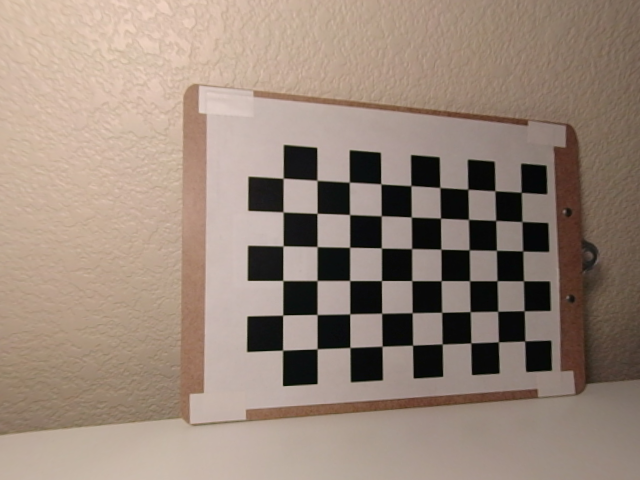
#> input picture output/task_2/Left remap 0.png, 640 x 480 px; its folder holds 2 pictures in this run
$ python Task2.py   (older library calls are emulated)
#> lines starting #> are read from the running program, lines starting #| are printed output that depends on the picture; long printed decimals are rounded
#input the file path
import cv2
import numpy as np
import glob
import argparse
# from mpl_toolkits.mplot3d import Axes3D
# import matplotlib.pyplot as plt
import sys
class StereoCalibrate(object):
    def __init__(self, filepath):
        self.read_Imagefile('/home/sarthake/project_2a/images/task_2/')


    def read_Imagefile(self, img_path):
        #img_path='/home/omkar/Desktop/Project2a/project_2a/images/task_2/*'
        #Add termination criteria
#> called with img_path = '/home/sarthake/project_2a/images/task_2/'
        self.criteria = (cv2.TERM_CRITERIA_EPS + cv2.TERM_CRITERIA_MAX_ITER, 30, 0.001)
        self.criteria_cal = (cv2.TERM_CRITERIA_EPS + cv2.TERM_CRITERIA_MAX_ITER, 100, 1e-5)

        #Prepare the object points
        self.objectpoint = np.zeros((9*6, 3), np.float32)
        self.objectpoint[:, :2] = np.mgrid[0:9, 0:6].T.reshape(-1, 2)

        #Array for object point
        self.objectArray=[]

        #Array for image points - left image points
        self.imagePoint_Left=[]

        #Array for image points - right image points
        self.imgePoint_Right=[]

        #subpixel for right and left
        self.imagePoint_Left_subpix=[]
        self.imagePoint_Right_subpix=[]


        #Fetch the all images from right camera
        #/home/omkar/Desktop/Project2a/project_2a/images
        image_right = glob.glob(img_path+'right*.png')

        #Fetch the all images from left camera
        image_left = glob.glob(img_path+'left*.png')

        #sort the images
        image_right.sort()
        image_left.sort()

        for p,fPath in enumerate(image_right):

            #Load the image
            element_image_left = cv2.imread(image_left[p])
#> element_image_left is the input picture: shape (480, 640, 3); mean B, G, R 121.9, 134.9, 153
            element_image_right = cv2.imread(image_right[p])
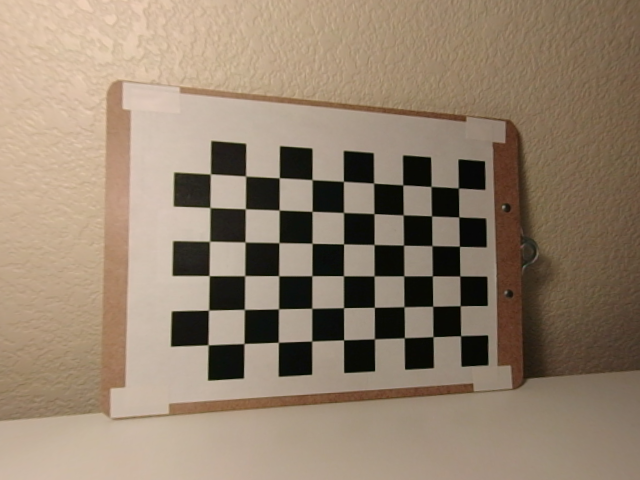
#> input picture output/task_2/Right remap 0.png, 640 x 480 px
#> element_image_right is the input picture: shape (480, 640, 3); mean B, G, R 110.7, 130.3, 148.3

            #Chage color space to Gray -left
            gray_img_left = cv2.cvtColor(element_image_left, cv2.COLOR_BGR2GRAY)
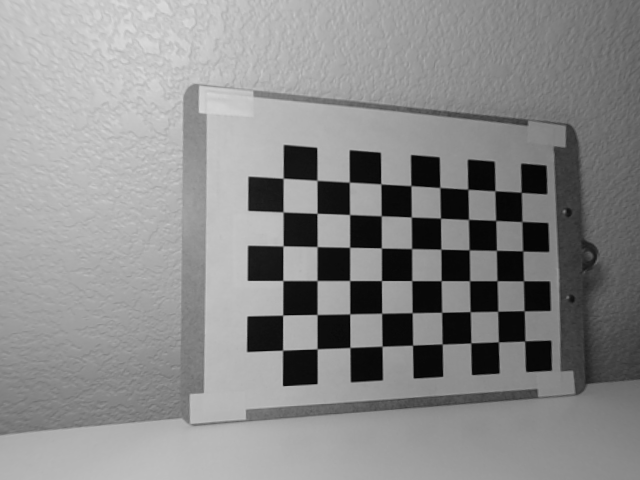
#> gray_img_left: shape (480, 640); min 2, max 219, mean 138.8

            #Chage color space to Gray -right
            gray_img_right = cv2.cvtColor(element_image_right, cv2.COLOR_BGR2GRAY)
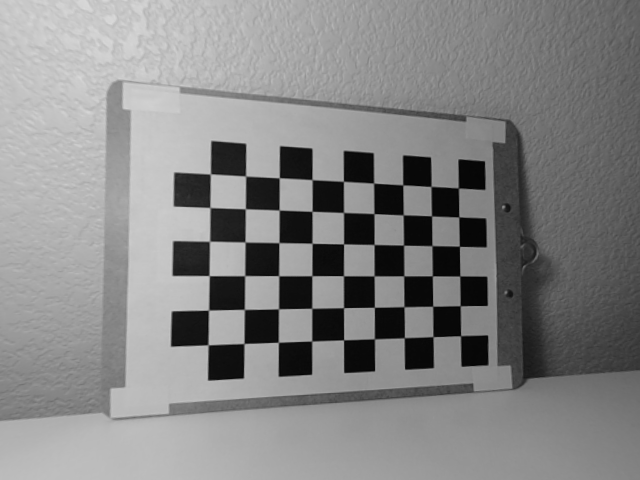
#> gray_img_right: shape (480, 640); min 2, max 217, mean 133.4

            #Find the chess board corners - left
            left_ret, left_corners = cv2.findChessboardCorners(gray_img_left, (9, 6), None)
#> left_ret = True; left_corners = 54 rows, first 8: [524.8, 341], [498.3, 341.9], [470.9, 342.8], [441.8, 343.8], [412.5, 345.2], [382, 346.1], [349.7, 347.7], [316.8, 348.7]

            # Find the chess board corners - right
            right_ret, right_corners = cv2.findChessboardCorners(gray_img_right, (9, 6), None)
#> right_ret = True; right_corners = 54 rows, first 8: [460.4, 335.9], [433, 336.5], [404.2, 337.7], [374.5, 339], [343.6, 339.9], [311.8, 341.1], [278.2, 342.3], [244, 343.5]

            #Append object points
            self.objectArray.append(self.objectpoint)

            if left_ret is True:
                rt= cv2.cornerSubPix(gray_img_left, left_corners, (11, 11),(-1, -1), self.criteria)
#> rt = 54 rows, first 8: [524.7, 341], [498.4, 341.8], [470.8, 342.9], [442.2, 344], [412.5, 345.2], [382.1, 346.2], [349.9, 347.5], [317.1, 348.8]

                self.imagePoint_Left.append(left_corners)
                self.imagePoint_Left_subpix.append(rt)

                #Draw the image with corner indication
                ret_l = cv2.drawChessboardCorners(element_image_left, (9, 6),left_corners, left_ret)
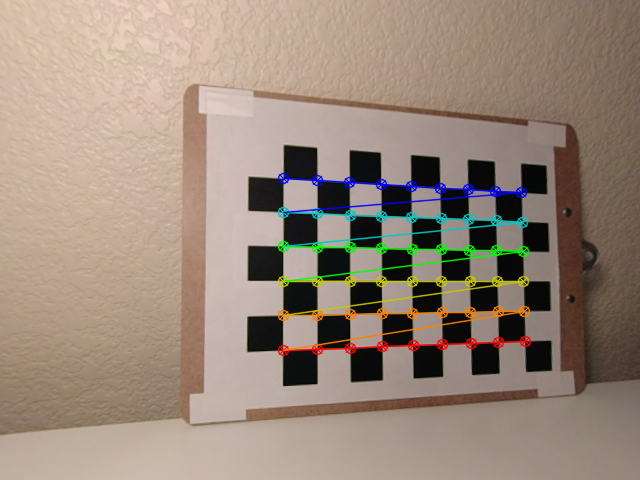
#> ret_l: shape (480, 640, 3); mean B, G, R 122, 136, 153.4

                cv2.imshow(image_left[p], element_image_left)

                cv2.waitKey(500)
                cv2.destroyAllWindows()


            if right_ret is True:
                rt = cv2.cornerSubPix(gray_img_right, right_corners, (11, 11),
                                      (-1, -1), self.criteria)
#> rt = 54 rows, first 8: [460.6, 335.7], [432.9, 336.6], [404.3, 337.7], [374.4, 338.8], [343.6, 339.8], [311.7, 341.1], [278.3, 342.3], [244, 343.5]
                self.imgePoint_Right.append(right_corners)
                self.imagePoint_Right_subpix.append(rt)
                #Draw the right images
                ret_r= cv2.drawChessboardCorners(element_image_right, (9, 6),right_corners, right_ret)
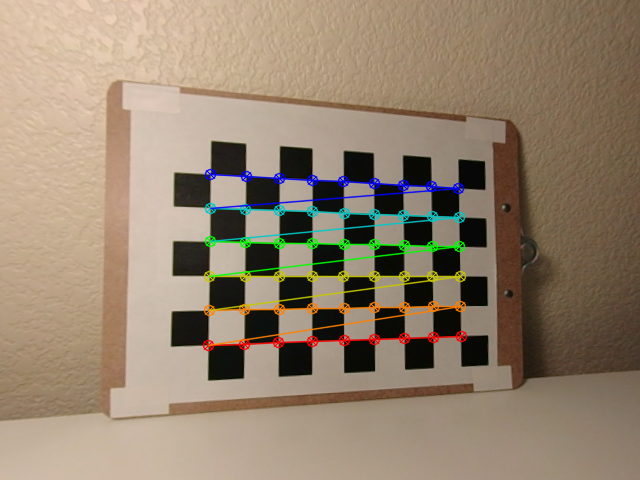
#> ret_r: shape (480, 640, 3); mean B, G, R 110.7, 131.3, 148.7

                cv2.imshow(image_right[p], element_image_right)

                cv2.waitKey(500)
                cv2.destroyAllWindows()

            img_shape = gray_img_left.shape[::-1]
#> img_shape = (640, 480)

        #Calibrate camera by left images
        rt, self.mat1, self.d1, self.r1, self.t1 = cv2.calibrateCamera(self.objectArray, self.imagePoint_Left, img_shape, None, None)
#> rt = 0.128; self.mat1 = [[729.3, 0, 337.5], [0, 685.1, 233.8], [0, 0, 1]]; self.d1 = [[-0.134, 2.82, 0.00616, -0.000506, -18.52]]; self.r1 = ([0.621, -0.114, -3.06],); self.t1 = ([5.88, 3.57, 22.86],)

        #Calibrate camera by right images
        rt, self.mat2, self.d2, self.r2, self.t2 = cv2.calibrateCamera(self.objectArray, self.imgePoint_Right, img_shape, None, None)
#> rt = 0.112; self.mat2 = [[463.6, 0, 319.9], [0, 451.1, 254.2], [0, 0, 1]]; self.d2 = [[-0.126, 1.9, 0.00264, -0.00256, -8.97]]; self.r2 = ([0.397, -0.077, -3.11],); self.t2 = ([4.59, 2.73, 15.06],)

        constant_flag = 0

        constant_flag |= cv2.CALIB_FIX_INTRINSIC

        constant_flag |= cv2.CALIB_USE_INTRINSIC_GUESS

        constant_flag |= cv2.CALIB_FIX_FOCAL_LENGTH

        constant_flag |= cv2.CALIB_ZERO_TANGENT_DIST

        stereocalib_criteria = (cv2.TERM_CRITERIA_MAX_ITER + cv2.TERM_CRITERIA_EPS, 100, 1e-5)

        ret, mat_rat1, d1, mat_rat2, d2, R, T, E, F = cv2.stereoCalibrate(
            self.objectArray, self.imagePoint_Left,
            self.imgePoint_Right, self.mat1, self.d1, self.mat2,
            self.d2, img_shape,
            criteria=stereocalib_criteria, flags=constant_flag)
#> ret = 0.12; mat_rat1 = [[729.3, 0, 337.5], [0, 685.1, 233.8], [0, 0, 1]]; d1 = [[-0.134, 2.82, 0.00616, -0.000506, -18.52]]; mat_rat2 = [[463.6, 0, 319.9], [0, 451.1, 254.2], [0, 0, 1]]; d2 = [[-0.126, 1.9, 0.00264, -0.00256, -8.97]]; R = [[0.989, 0.00782, 0.145], [-0.00425, 1, -0.0249], [-0.145, 0.024, 0.989]]; T = [-4.57, -0.244, -6.78]; E = [[0.00655, 6.77, -0.41], [-7.37, 0.0567, 3.53], [0.26, -4.56, 0.149]]; F = [[-4.43e-08, -4.87e-05, 0.0134], [5.12e-05, -4.19e-07, -0.0351], [-0.0138, 0.0309, 1]]
        print(np.shape(self.objectArray))
#| (1, 54, 3)
        print(np.shape(self.imagePoint_Left))
#| (1, 54, 1, 2)
        print(np.shape(self.imgePoint_Right))
#| (1, 54, 1, 2)
        print(np.shape(self.mat1))
#| (3, 3)
        print(img_shape)
#| (640, 480)
        print('Intrinsic_mtx_1', mat_rat1)
#| Intrinsic_mtx_1 [[729.263   0.         337.520]
#|  [  0.         685.066 233.757]
#|  [  0.           0.           1.        ]]
        print('dist_1', d1)
#| dist_1 [[-1.34179617e-01  2.81512251e+00  6.15822416e-03 -5.06301160e-04
#|   -1.85246772e+01]]
        print('Intrinsic_mtx_2', mat_rat2)
#| Intrinsic_mtx_2 [[463.583   0.         319.901]
#|  [  0.         451.057  254.189]
#|  [  0.           0.           1.        ]]
        print('dist_2', d2)
#| dist_2 [[-1.26056592e-01  1.89901686e+00  2.64132234e-03 -2.56096644e-03
#|   -8.97449191e+00]]
        print('R', R)
#| R [[ 0.9894  0.007824  0.1451 ]
#|  [-0.004252   0.9997  -0.02491]
#|  [-0.1453  0.02403  0.9891]]
        print('T', T)
#| T [[-4.568]
#|  [-0.2436]
#|  [-6.783]]
        print('E', E)
#| E [[ 6.55126501e-03  6.77486746e+00 -4.09871723e-01]
#|  [-7.37459778e+00  5.66906955e-02  3.53403994e+00]
#|  [ 2.60413211e-01 -4.56498392e+00  1.49143963e-01]]
        print('F', F)
#| F [[-4.42742582e-08 -4.87391782e-05  1.34280871e-02]
#|  [ 5.12224411e-05 -4.19164980e-07 -3.50915998e-02]
#|  [-1.38218657e-02  3.09228171e-02  1.00000000e+00]]

        p_camera_model_parameters=dict([('M1', mat_rat1), ('M2', mat_rat2), ('dist1', d1),('dist2', d2), ('rvecs1', self.r1),
                            ('rvecs2', self.r2), ('R', R), ('T', T),
                            ('E', E), ('F', F)])
#> p_camera_model_parameters = 10 items


        cv2.destroyAllWindows()

        #Find the tringulation points

#> (the run stopped early here; a loop or call above may not have finished)
